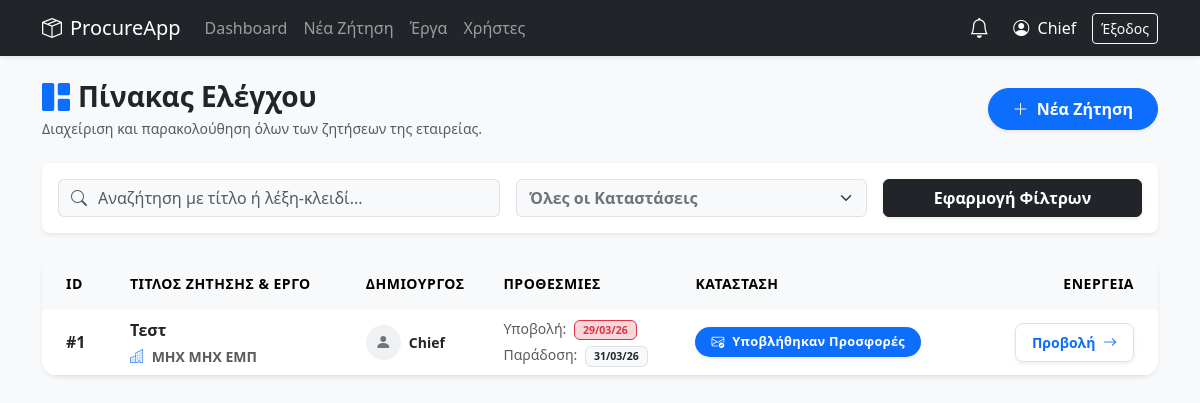
The app's page /company (signed in), older data.
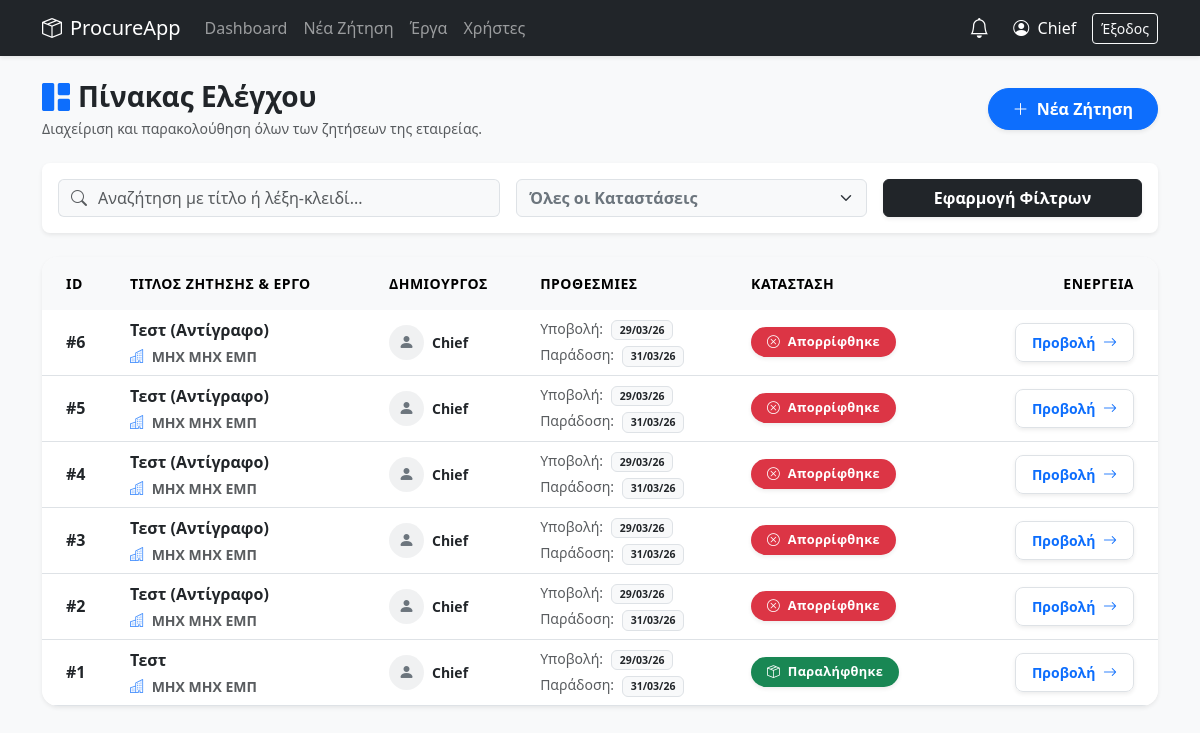
The same page, newer data.
### models.py (models this page shows)
class RequestRFQ(db.Model):
    __tablename__ = "requests"
    id = db.Column(db.Integer, primary_key=True)
    title = db.Column(db.String(200), nullable=False)
    description = db.Column(db.Text, nullable=True)
    documents = db.Column(db.String(255), nullable=True)
    created_by = db.Column(db.String(100), nullable=False)
    created_at = db.Column(db.DateTime, default=datetime.utcnow)
    delivery_location = db.Column(db.String(255), nullable=True)
    receiving_manager = db.Column(db.String(120), nullable=True)
    phone = db.Column(db.String(50), nullable=True)
    submit_deadline = db.Column(db.DateTime, nullable=False)
    delivery_deadline = db.Column(db.DateTime, nullable=False)
    status = db.Column(db.String(20), default=RFQStatus.OPEN)
    approved_by = db.Column(db.String(100), nullable=True)
    approved_at = db.Column(db.DateTime, nullable=True)
    denial_reason = db.Column(db.Text, nullable=True)
    winning_bid_id = db.Column(db.Integer, db.ForeignKey('bids.id'), nullable=True)
    cost_center_id = db.Column(db.Integer, db.ForeignKey('cost_centers.id'), nullable=True)
    cost_center = db.relationship('CostCenter', backref='rfqs')
    items = db.relationship('RequestItem', backref='rfq', lazy=True, cascade="all, delete-orphan")
    bids = db.relationship('Bid', backref='rfq', lazy=True, foreign_keys="[Bid.request_id]", cascade="all, delete-orphan")
    allowed_suppliers = db.relationship('AllowedSupplier', backref='rfq', lazy=True, cascade="all, delete-orphan")

class CostCenter(db.Model):
    __tablename__ = "cost_centers"
    id = db.Column(db.Integer, primary_key=True)
    code = db.Column(db.String(50), unique=True, nullable=False)
    name = db.Column(db.String(200), nullable=False)
    is_active = db.Column(db.Boolean, default=True, nullable=False)
    address = db.Column(db.String(250), nullable=True)
    project_manager = db.Column(db.String(120), nullable=True)
    receiving_manager = db.Column(db.String(120), nullable=True)
    phone = db.Column(db.String(50), nullable=True)

### app.py (the view)
@app.route("/company")
@require_roles("company", "chief")
def company_dashboard():
    page = request.args.get('page', 1, type=int)
    per_page = 10
    phase = (request.args.get("phase") or "all").strip().lower()
    q = (request.args.get("q") or "").strip()
    qry = RequestRFQ.query
    if q:
        like = f"%{q}%"
        qry = qry.filter(or_(RequestRFQ.title.ilike(like), RequestRFQ.description.ilike(like)))
    all_rfqs = qry.order_by(RequestRFQ.id.desc()).all()
    phase_map = {r.id: phase_info(r) for r in all_rfqs}
    editable_ids = {r.id for r in all_rfqs if is_editable_by_current_user(r)}
    filtered_rfqs = all_rfqs
    if phase != "all":
        filtered_rfqs = [r for r in all_rfqs if phase_map[r.id]["key"] == phase]
    total_items = len(filtered_rfqs)
    total_pages = (total_items + per_page - 1) // per_page
    start_idx = (page - 1) * per_page
    paginated_rfqs = filtered_rfqs[start_idx : start_idx + per_page]
    return render_template("company_dash.html",
                           rfqs=paginated_rfqs, editable_ids=editable_ids,
                           phase=phase, q=q, phase_map=phase_map,
                           page=page, total_pages=total_pages)

### app.py (called while the page is built)
def require_roles(*roles):
    def wrap(fn):
        @wraps(fn)
        def inner(*args, **kwargs):
            if session.get("role") not in roles:
                flash("Δεν έχεις δικαίωμα πρόσβασης.", "danger")
                return redirect(url_for("login"))
            return fn(*args, **kwargs)
        return inner
    return wrap

def is_editable_by_current_user(rfq: "RequestRFQ") -> bool:
    if session.get("name") != rfq.created_by:
        return False
    return rfq.status == RFQStatus.PENDING

def get_phase_key(rfq: "RequestRFQ") -> str:
    if rfq.status == RFQStatus.CANCELLED: return "cancelled"
    if rfq.status == RFQStatus.DENIED: return "denied"
    if rfq.status == RFQStatus.PENDING: return "awaiting_approval"
    if rfq.status == RFQStatus.PENDING_FINAL_APPROVAL: return "pending_final_approval"
    if rfq.status == RFQStatus.RECEIVED: return "received"
    if rfq.status == RFQStatus.CLOSED: return "awarded"
    if rfq.status == RFQStatus.OPEN:
        count_bids = len(rfq.bids or [])
        return "offers_received" if count_bids > 0 else "awaiting_offers"
    return rfq.status

### templates/company_dash.html (shortened to what the changed rows need)
{% extends "base.html" %}
{% block content %}
<div class="card border-0 shadow-sm rounded-4 mb-5 overflow-hidden">
    <div class="table-responsive">
        <table class="table table-hover align-middle mb-0">
            <thead class="table-light text-secondary small text-uppercase" style="letter-spacing: 0.5px;">
                <tr>
                    <th class="ps-4 py-3 border-bottom-0" style="width: 80px;">ID</th>
                    <th class="py-3 border-bottom-0">Τιτλος Ζητησης & Εργο</th>
                    <th class="py-3 border-bottom-0">Δημιουργος</th>
                    <th class="py-3 border-bottom-0">Προθεσμιες</th>
                    <th class="py-3 border-bottom-0">Κατασταση</th>
                    <th class="text-end pe-4 py-3 border-bottom-0">Ενεργεια</th>
                </tr>
            </thead>
            <tbody class="border-top-0">
                {% for r in rfqs %}
                {% set info = phase_map[r.id] %}
                <tr>
                    <td class="ps-4 fw-bold text-dark fs-6">#{{ r.id }}</td>
                    <td>
                        <div class="fw-bolder text-dark mb-1">{{ r.title }}</div>
                        <div class="small text-muted fw-semibold"><i class="bi bi-buildings me-1 text-primary opacity-75"></i> {{ r.cost_center.name if r.cost_center else 'Χωρίς Έργο' }}</div>
                    </td>
                    <td>
                        <div class="d-flex align-items-center">
                            <div class="bg-secondary bg-opacity-10 text-secondary rounded-circle d-flex justify-content-center align-items-center me-2" style="width: 35px; height: 35px;">
                                <i class="bi bi-person-fill"></i>
                            </div>
                            <span class="small fw-bold text-dark">{{ r.created_by }}</span>
                        </div>
                    </td>
                    <td>
                        <div class="small mb-1">
                            <span class="text-muted me-1">Υποβολή:</span>
                            <span class="badge {% if r.submit_deadline and r.submit_deadline < now and r.status in ['open', 'pending'] %}bg-danger-subtle text-danger border border-danger{% else %}bg-light text-dark border{% endif %} fw-bold px-2 py-1">
                                {{ r.submit_deadline.strftime('%d/%m/%y') if r.submit_deadline else '-' }}
                            </span>
                        </div>
                        <div class="small">
                            <span class="text-muted me-1">Παράδοση:</span>
                            <span class="badge bg-light text-dark border fw-bold px-2 py-1">
                                {{ r.delivery_deadline.strftime('%d/%m/%y') if r.delivery_deadline else '-' }}
                            </span>
                        </div>
                    </td>
                    <td>
                        <span class="{{ info.badge }} px-3 py-2 rounded-pill fw-bold shadow-sm" style="letter-spacing: 0.3px; font-size: 0.8rem;">
                            <i class="bi {{ info.icon }} me-1"></i> {{ info.label }}
                        </span>
                    </td>
                    <td class="text-end pe-4">
                        <a href="{{ url_for('company_request_detail', req_id=r.id) }}" class="btn btn-sm btn-white border shadow-sm text-primary fw-bold px-3 py-2 rounded-3">
                            Προβολή <i class="bi bi-arrow-right ms-1"></i>
                        </a>
                    </td>
                </tr>
                {% endfor %}
            </tbody>
        </table>
    </div>
</div>
{% endblock %}

Row changes from the older to the newer data that the page shows:
added RequestRFQ: id "6", title "Τεστ (Αντίγραφο)", cost_center "ΜΗΧ ΜΗΧ ΕΜΠ", created_by "Chief", submit_deadline "29/03/26", delivery_deadline "31/03/26", label "Απορρίφθηκε"
added RequestRFQ: id "5", title "Τεστ (Αντίγραφο)", cost_center "ΜΗΧ ΜΗΧ ΕΜΠ", created_by "Chief", submit_deadline "29/03/26", delivery_deadline "31/03/26", label "Απορρίφθηκε"
added RequestRFQ: id "4", title "Τεστ (Αντίγραφο)", cost_center "ΜΗΧ ΜΗΧ ΕΜΠ", created_by "Chief", submit_deadline "29/03/26", delivery_deadline "31/03/26", label "Απορρίφθηκε"
added RequestRFQ: id "3", title "Τεστ (Αντίγραφο)", cost_center "ΜΗΧ ΜΗΧ ΕΜΠ", created_by "Chief", submit_deadline "29/03/26", delivery_deadline "31/03/26", label "Απορρίφθηκε"
added RequestRFQ: id "2", title "Τεστ (Αντίγραφο)", cost_center "ΜΗΧ ΜΗΧ ΕΜΠ", created_by "Chief", submit_deadline "29/03/26", delivery_deadline "31/03/26", label "Απορρίφθηκε"
changed RequestRFQ "Τεστ": status "open" → "received" (drawn); label "Υποβλήθηκαν Προσφορές" → "Παραλήφθηκε"
